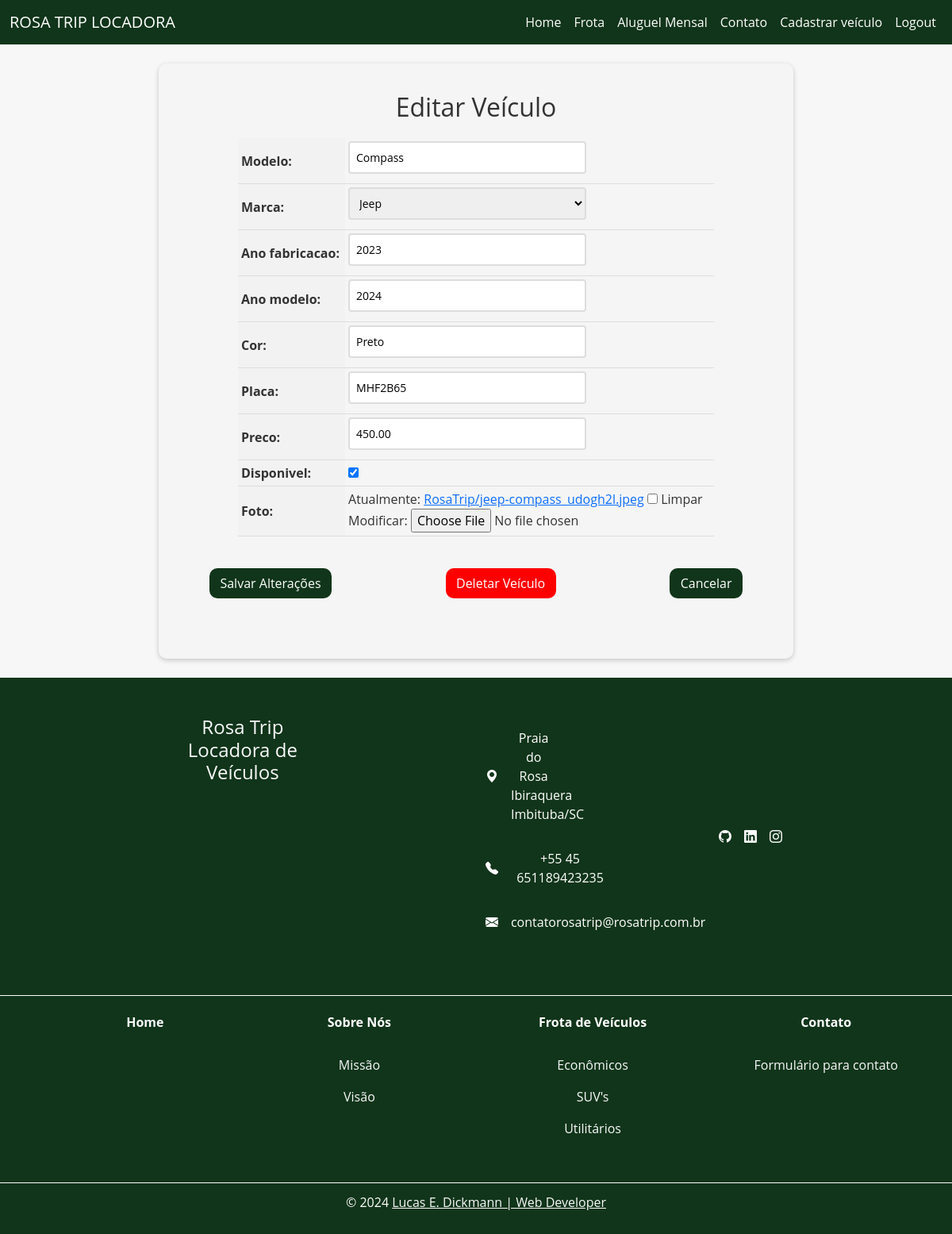
The app's page /veiculo/9/editar/ (signed in) with its own data.
### RosaTrip/models.py (models this page shows, shortened)
class Veiculo(models.Model):
    id = models.AutoField(primary_key=True)
    modelo = models.CharField(max_length=100)
    marca = models.ForeignKey(Marca, on_delete=models.PROTECT, related_name='marca_veiculo')
    ano_fabricacao = models.IntegerField(blank=True, null=True)
    ano_modelo = models.IntegerField(blank=True, null=True)
    cor = models.CharField(max_length=50)
    placa = models.CharField(max_length=7, unique=True)
    preco = models.DecimalField(max_digits=10, decimal_places=2)
    disponivel = models.BooleanField(default=True)
    foto = models.ImageField(upload_to='RosaTrip/', null=True, blank=True)

### RosaTrip/views.py (the view, shortened to what this page needs)
# urls.py: path('veiculo/<int:pk>/editar/', RosaTrip.views.VeiculoUpdateView.as_view(), name='edit-veiculo'),
@method_decorator(login_required(login_url='login'), name='dispatch')
class VeiculoUpdateView(UpdateView):
    model = Veiculo
    form_class = VeiculoModelForm
    template_name = 'edit-veiculo.html'

### RosaTrip/forms.py
class VeiculoModelForm(forms.ModelForm):
    class Meta:
        model = Veiculo
        fields = '__all__'

### RosaTrip/models.py (called while the page is built)
    def __str__(self):
        return self.nome

### RosaTrip/templates/edit-veiculo.html (shortened to what this page needs)
{% extends "base.html" %}
{% block content %}
    <form method="POST" enctype="multipart/form-data">
        <h1>Editar Veículo</h1>
        <table>
            {{ form.as_table }}
        </table>
        <div class="buttons-container">
            <input type="submit" value="Salvar Alterações" class="btn btn-success">
            <a href="{% url 'del-veiculo' pk=object.pk %}" class="btn btn-danger">Deletar Veículo</a>
            <a href="{% url 'frota' %}" class="btn btn-success">Cancelar</a>
        </div>
    </form>
{% endblock %}

### djangoProjectRosa/templates/base.html (style rules this page uses)
body { font-family: 'Open Sans', sans-serif; background-color: #f7f7f7; color: #333; margin: 0; padding: 0; display: flex; flex-direction: column; }

### RosaTrip/templates/edit-veiculo.html (style rules this page uses)
form { max-width: 50rem; margin: 2% auto; padding: 3% 0 5% 0; background-color: #f5f5f5; border-radius: 10px; box-shadow: 0 2px 6px rgba(0, 0, 0, 0.2); }
form h1 { font-size: 2rem; margin-bottom: 20px; text-align: center; }
table { margin: 0 auto; border-collapse: collapse; width: 100%; max-width: 600px; }
th, td { padding: 4px; text-align: left; border-bottom: 1px solid #ddd; }
th { background-color: #f2f2f2; }
input[type="text"], input[type="number"], select, textarea { padding: 8px; font-size: 14px; border: 2px solid #ddd; border-radius: 4px; width: 100%; max-width: 300px; margin-bottom: 8px; transition: border-bottom-color 0.3s ease-in-out; }
.buttons-container { display: flex; justify-content: space-between; margin-top: 3%; padding: 2% 8%; }
.btn { background-color: #11351a; color: #fff; font-size: 1rem; border: none; border-radius: 10px; cursor: pointer; padding: 1% 2%; text-decoration: none; text-align: center; }
.btn-danger { background-color: #ff0000; }

### records on screen
Veiculo: modelo "Compass", marca "Jeep", ano_fabricacao "2023", ano_modelo "2024", cor "Preto", placa "MHF2B65", preco "450.00", disponivel "☑"
